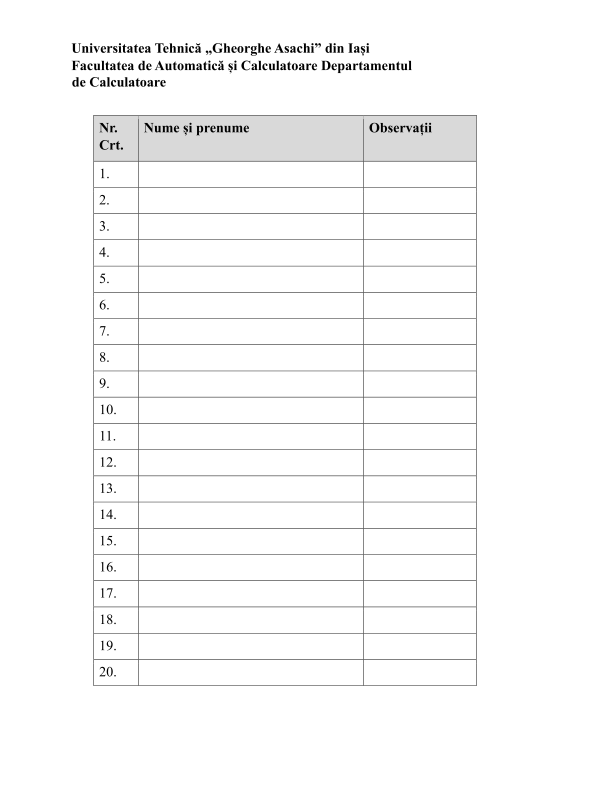
#> input picture Prezenta-1.png, 1224 x 1584 px (shown at 1/2 size)
$ python main.py
#> lines starting #> are read from the running program, lines starting #| are printed output that depends on the picture; after the words box and inside, x2 and y2 are one past the last pixel; in counts of white or black regions, pixels touching at a corner belong together; long printed decimals are rounded
import cv2
import numpy as np


# incarcam imaginea in format png/jpg
def incarca_imagine(image_path):
    img = cv2.imread(image_path)

    if img is None:
        print("Image Not Found")
        exit()

    return img


# conversie in grayscale si reducerea zgomotului
def preprocesare_blur(img):
    img_blur = cv2.GaussianBlur(img, (7, 7), 0)
    return img_blur

def preprocesare_gray(img):
    gri = cv2.cvtColor(img, cv2.COLOR_BGR2GRAY)
    return gri

# ordonarea colturilor, pentru a ajuta in procesul de corectie geometrica
def ordoneaza_puncte(pct):
    rect = np.zeros((4, 2), dtype="float32")

    # succesiunea in matrice este de stanga-sus, dreapta-sus, dreapta-jos, stanga-jos
    suma = pct.sum(axis=1)  # axis=1 pentru a face suma pe linie
    rect[0] = pct[np.argmin(suma)]  # punem stanga sus cea mai mica suma dintre x si y
    rect[2] = pct[np.argmax(suma)]  # punem dreapta jos cea mai mare suma dintre x si y
    diff = np.diff(pct, axis=1)
    rect[1] = pct[np.argmin(diff)]  # punem dreapta sus cea mai mica diferenta dintre y si x
    rect[3] = pct[np.argmax(diff)]  # punem stanga jos cea mai mare diferenta dintre y si x

    return rect


def corectie_geometrica(img):
    # Pasul 1: Gasim FOAIA lucrand pe o copie micsorata cu raportul de aspect pastrat
    h, w = img.shape[:2]
    sc = 800 / max(h, w)
    mic = cv2.resize(img, None, fx=sc, fy=sc, interpolation=cv2.INTER_AREA)
    mic = preprocesare_blur(mic)

    # Calculam scorul de hartie (foaia e luminoasa si are B > R fata de lemn/parchet)
    b, g, r = [c.astype(np.float32) for c in cv2.split(mic)]
    gri_mic = preprocesare_gray(mic).astype(np.float32)
    scor = np.clip(gri_mic + 3 * (b - r), 0, 255).astype(np.uint8)

    # Binarizare Otsu si operatii morfologice pentru izolarea foii
    _, masca = cv2.threshold(scor, 0, 255, cv2.THRESH_BINARY + cv2.THRESH_OTSU)
    k = cv2.getStructuringElement(cv2.MORPH_RECT, (25, 25))
    masca = cv2.morphologyEx(masca, cv2.MORPH_CLOSE, k)
    masca = cv2.morphologyEx(masca, cv2.MORPH_OPEN, k)

    contururi, _ = cv2.findContours(masca, cv2.RETR_EXTERNAL, cv2.CHAIN_APPROX_SIMPLE)
    contururi = sorted(contururi, key=cv2.contourArea, reverse=True)[:5]

    pct_foaie = None
    for c in contururi:
        hull = cv2.convexHull(c)
        perimetru = cv2.arcLength(hull, True)
        for eps in (0.02, 0.03, 0.04, 0.05):
            aprox = cv2.approxPolyDP(hull, eps * perimetru, True)
            if len(aprox) == 4:
                pct_foaie = aprox.reshape(4, 2).astype("float32") / sc
                break
        if pct_foaie is not None:
            break

    if pct_foaie is None:
        pct_foaie = cv2.boxPoints(cv2.minAreaRect(contururi[0])).astype("float32") / sc

    # Indreptam foaia la format A4 portret (1240 x 1753)
    rect_foaie = ordoneaza_puncte(pct_foaie)
    (ss, ds, dj, sj) = rect_foaie
    lat = (np.linalg.norm(ds - ss) + np.linalg.norm(dj - sj)) / 2
    inal = (np.linalg.norm(sj - ss) + np.linalg.norm(dj - ds)) / 2
    if lat > inal:
        rect_foaie = np.roll(rect_foaie, -1, axis=0)

    W_foaie = 1240
    H_foaie = int(W_foaie * 297 / 210)
    dst_foaie = np.array([[0, 0], [W_foaie - 1, 0], [W_foaie - 1, H_foaie - 1], [0, H_foaie - 1]], dtype="float32")
    M_foaie = cv2.getPerspectiveTransform(rect_foaie, dst_foaie)
    foaie = cv2.warpPerspective(img, M_foaie, (W_foaie, H_foaie))

    # Pasul 2: Gasim si decupam TABELUL din foaia indreptata (900 x 1300)
    gri_foaie = preprocesare_gray(foaie)
    prag = cv2.adaptiveThreshold(gri_foaie, 255, cv2.ADAPTIVE_THRESH_GAUSSIAN_C, cv2.THRESH_BINARY_INV, 31, 8)
    hf, wf = prag.shape

    oriz = cv2.morphologyEx(prag, cv2.MORPH_OPEN, cv2.getStructuringElement(cv2.MORPH_RECT, (wf // 25, 1)))
    vert = cv2.morphologyEx(prag, cv2.MORPH_OPEN, cv2.getStructuringElement(cv2.MORPH_RECT, (1, hf // 50)))
    grila_tabel = cv2.dilate(cv2.add(oriz, vert), cv2.getStructuringElement(cv2.MORPH_RECT, (9, 9)))

    contururi_tabel, _ = cv2.findContours(grila_tabel, cv2.RETR_EXTERNAL, cv2.CHAIN_APPROX_SIMPLE)
    c_tabel = max(contururi_tabel, key=cv2.contourArea)
    pct_tabel = cv2.convexHull(c_tabel).reshape(-1, 2).astype("float32")
    rect_tabel = ordoneaza_puncte(pct_tabel)

    latime, inalt = 900, 1300
    dst_tabel = np.array([[0, 0], [latime - 1, 0], [latime - 1, inalt - 1], [0, inalt - 1]], dtype="float32")
    M_tabel = cv2.getPerspectiveTransform(rect_tabel, dst_tabel)

    # Returnam tabelul decupat si indreptat
    return cv2.warpPerspective(foaie, M_tabel, (latime, inalt))


def detectare_grila(imagine_transformata):
    grayscale = preprocesare_gray(imagine_transformata)

    # binarizare adaptiva (inversata: liniile devin albe pe fundal negru)
    prag = cv2.adaptiveThreshold(grayscale, 255, cv2.ADAPTIVE_THRESH_GAUSSIAN_C, cv2.THRESH_BINARY_INV, 31, 6)
    h, w = prag.shape

    kernel_oriz = cv2.getStructuringElement(cv2.MORPH_RECT, (w // 6, 1))
    orizontal = cv2.morphologyEx(prag, cv2.MORPH_OPEN, kernel_oriz)

    kernel_vert = cv2.getStructuringElement(cv2.MORPH_RECT, (1, h // 10))
    vert = cv2.morphologyEx(prag, cv2.MORPH_OPEN, kernel_vert)

    grid = cv2.add(orizontal, vert)
    return grid


# Functie ajutatoare pentru gasirea varfurilor liniilor din grila
def pozitii_linii(profil, min_dist, prag_rel):
    p = np.convolve(profil, np.ones(3) / 3, mode="same")
    t = prag_rel * p.max()
    poz = []
    for i in range(1, len(p) - 1):
        if p[i] >= t and p[i] >= p[i - 1] and p[i] >= p[i + 1]:
            if poz and i - poz[-1] < min_dist:
                if p[i] > p[poz[-1]]:
                    poz[-1] = i
            else:
                poz.append(i)
    return poz


def extrage_celule(grid):
    h, w = grid.shape

    # separam liniile orizontale si verticale din grid pentru a le calcula profilul
    oriz = cv2.morphologyEx(grid, cv2.MORPH_OPEN, cv2.getStructuringElement(cv2.MORPH_RECT, (w // 6, 1)))
    vert = cv2.morphologyEx(grid, cv2.MORPH_OPEN, cv2.getStructuringElement(cv2.MORPH_RECT, (1, h // 10)))

    ly = pozitii_linii(oriz.sum(axis=1).astype(float), h // 70, 0.2)
    lx = pozitii_linii(vert.sum(axis=0).astype(float), w // 20, 0.2)

    # completam eventualele linii orizontale lipsa
    pas = np.median(np.diff(ly[1:])) if len(ly) > 3 else h / 21
    ly_complet = [ly[0]]
    for i in range(1, len(ly)):
        gap = ly[i] - ly[i - 1]
        n = int(round(gap / pas))
        if i > 1 and n > 1:
            ly_complet += [int(ly[i - 1] + gap * k / n) for k in range(1, n)]
        ly_complet.append(ly[i])

    # salvam celulele in formatul [x, y, w, h] ca in codul initial
    celule = []
    for r in range(len(ly_complet) - 1):
        for c in range(len(lx) - 1):
            x = lx[c]
            y = ly_complet[r]
            latime_celula = lx[c + 1] - lx[c]
            inaltime_celula = ly_complet[r + 1] - ly_complet[r]
            celule.append([x, y, latime_celula, inaltime_celula])

    return celule


def suprapunere_celule(imagine_transformata, celule):
    img_cu_celule = imagine_transformata.copy()
    for (x, y, w, h) in celule:
        cv2.rectangle(img_cu_celule, (x + 2, y + 2), (x + w - 2, y + h - 2), (0, 255, 0), 2)

    return img_cu_celule


def calculeaza_acuratete_celule(celule):
    if not celule:
        return 0.0

    # extragem latimile si inaltimile tuturor celulelor detectate
    latimi = [w for (x, y, w, h) in celule]
    inaltimi = [h for (x, y, w, h) in celule]

    # calculam deviatia standard a inaltimilor randurilor
    # daca avem deviatia mica inseamna ca avem o acuratete mare
    medie_inaltime = np.mean(inaltimi)
    deviatie_std = np.std(inaltimi)

    # facem un scor estimativ
    coeficient_variatie = deviatie_std / medie_inaltime if medie_inaltime > 0 else 1

    scor_acuratete = max(0, min(100, (1 - coeficient_variatie) * 100))

    # verificam daca am detectat numarul asteptat de randuri
    numar_celule_gasite = len(celule)

    print(f"-> Numar total de celule detectate: {numar_celule_gasite}")
    print(f"-> Scorul de uniformitate a grilei: {scor_acuratete:.2f}%")

    return scor_acuratete


# functie mica pentru afisare la dimensiune potrivita pe ecran
def afiseaza_fereastra(titlu, img):
    sc = 800 / max(img.shape[:2])
    redim = cv2.resize(img, None, fx=sc, fy=sc) if sc < 1 else img
    cv2.imshow(titlu, redim)


def main():
    image_paths=["Prezenta-1.png","s1.png","s2.png","s3.png","s4.png","fundal_alb.png"]

    for image in image_paths:

        img = incarca_imagine(image)
#> in incarca_imagine, img is the input picture: shape (1584, 1224, 3); min 0, max 255, mean 249.2
        print("imagine incarcata")


        imagine_transformata = corectie_geometrica(img)
#> in corectie_geometrica, `_, masca = cv2.threshold(scor, 0, 255, cv2.THRESH_BINARY + cv2.THRESH_..`:
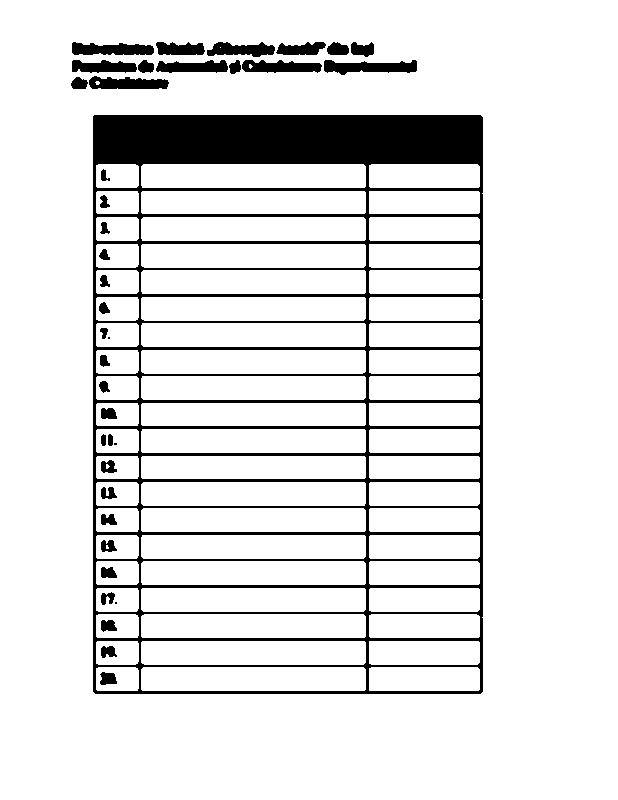
#> masca: shape (800, 618); 88.9% white; 39 black regions (3 under 20 px), largest, box (x1, y1, x2, y2) and area: (93, 115, 483, 694) 45452, (324, 60, 417, 75) 910, (72, 42, 154, 55) 822
#> in corectie_geometrica, `masca = cv2.morphologyEx(masca, cv2.MORPH_CLOSE, k)`:
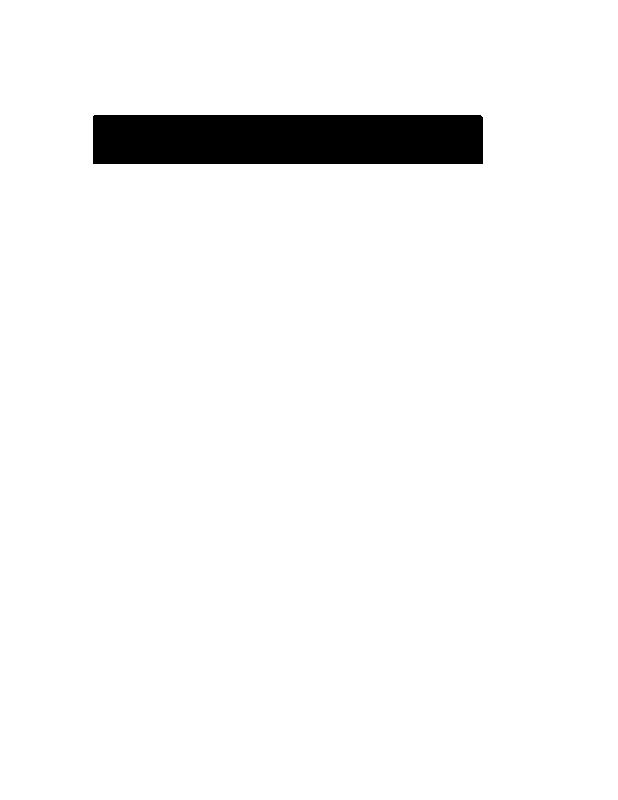
#> masca: shape (800, 618); 96.1% white; 1 black region, box (x1, y1, x2, y2) and area: (93, 115, 483, 164) 19106
#> in corectie_geometrica, `contururi, _ = cv2.findContours(masca, cv2.RETR_EXTERNAL, cv2.CHAIN_AP..`: contururi = [[[0, 0], [0, 799], [617, 799], [617, 0]]]
#> the loop in corectie_geometrica, `for c in contururi:` made 1 pass
#> (c, hull, perimetru) on pass 1: ([[0, 0], [0, 799], [617, 799], [617, 0]], [[617, 0], [617, 799], [0, 799], [0, 0]], 2832)
#> in corectie_geometrica, `foaie = cv2.warpPerspective(img, M_foaie, (W_foaie, H_foaie))`:
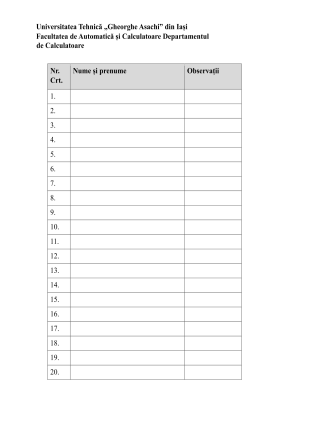
#> foaie: shape (1753, 1240, 3) (shown at 1/4 size); min 0, max 255, mean 249.2
#> in corectie_geometrica, `grila_tabel = cv2.dilate(cv2.add(oriz, vert), cv2.getStructuringElemen..`:
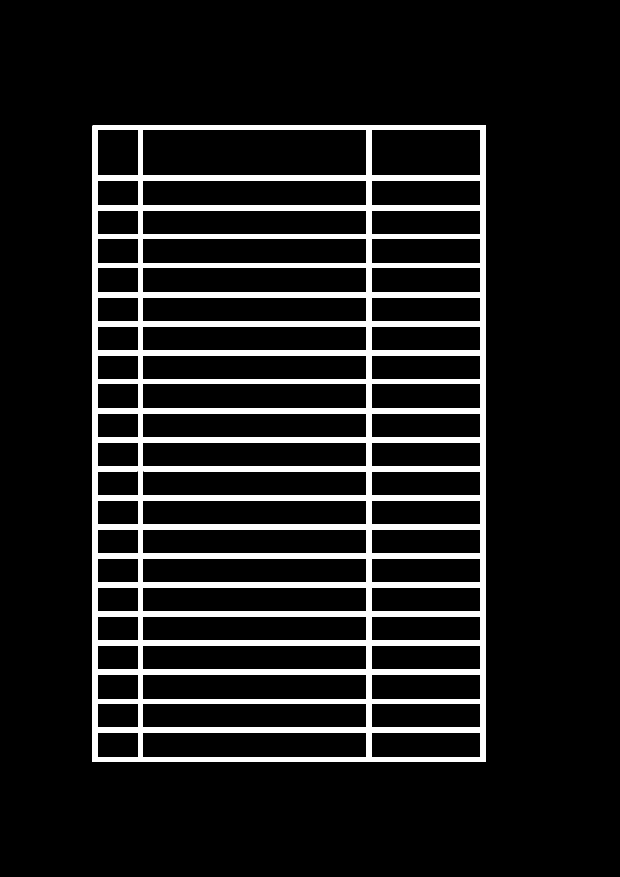
#> grila_tabel: shape (1753, 1240) (shown at 1/2 size); 10.3% white; 1 white region
#> in corectie_geometrica, `contururi_tabel, _ = cv2.findContours(grila_tabel, cv2.RETR_EXTERNAL, ..`: contururi_tabel = 1 contour; box (x1, y1, x2, y2) and area: (185, 250, 972, 1524) 999322
#> in corectie_geometrica, `c_tabel = max(contururi_tabel, key=cv2.contourArea)`: c_tabel = contour of 11 points, box (x1, y1, x2, y2) (185, 250, 972, 1524), area 999322
#> in corectie_geometrica, `pct_tabel = cv2.convexHull(c_tabel).reshape(-1, 2).astype("float32")`: pct_tabel = [[970, 250], [971, 251], [971, 1522], [970, 1523], [185, 1523], [185, 251], [186, 250]]
#> in corectie_geometrica, `rect_tabel = ordoneaza_puncte(pct_tabel)`: rect_tabel = [[185, 251], [970, 250], [971, 1522], [185, 1523]]
#> in corectie_geometrica, `M_tabel = cv2.getPerspectiveTransform(rect_tabel, dst_tabel)`: M_tabel = [[1.15, -1.4e-18, -211.9], [0.0013, 1.02, -257], [2.55e-09, 1e-06, 1]]
        print("corectie_geometrica")

        grid = detectare_grila(imagine_transformata)
#> in detectare_grila, `grid = cv2.add(orizontal, vert)`:
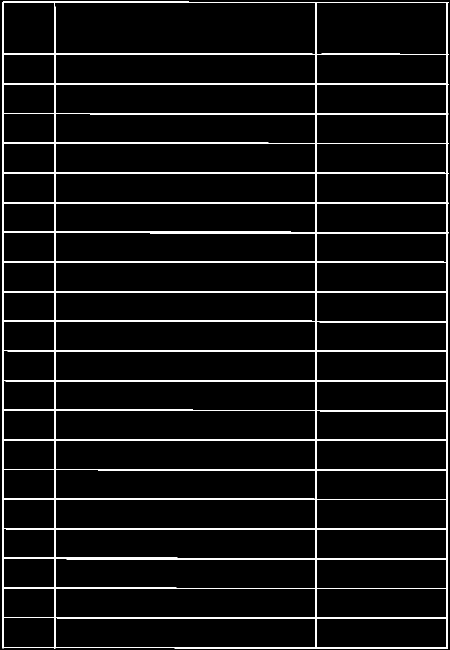
#> grid: shape (1300, 900) (shown at 1/2 size); 5.8% white; 1 white region, box (x1, y1, x2, y2) and area: (4, 3, 897, 1298) 68379
        print("detectare grila")

        celule = extrage_celule(grid)
#> in pozitii_linii, `p = np.convolve(profil, np.ones(3) / 3, mode="same")`: p = 1300 values, max 226780 at index 583, min 0 at index 0, mean 10616
#> in pozitii_linii, `t = prag_rel * p.max()`: t = 45356
#> after the loop in pozitii_linii, `for i in range(1, len(p) - 1):`: poz = [4, 108, 168, 227, 286, 346, 405, 465, 524, 583, 642, 701, 761, 820, 879, 939, 998, 1057, 1117, 1176, 1235, 1295]
#> in extrage_celule, `ly = pozitii_linii(oriz.sum(axis=1).astype(float), h // 70, 0.2)`: ly has the same summary as poz in pozitii_linii
#> in extrage_celule, `lx = pozitii_linii(vert.sum(axis=0).astype(float), w // 20, 0.2)`: lx = [5, 109, 632, 893]
#> in extrage_celule, `pas = np.median(np.diff(ly[1:])) if len(ly) > 3 else h / 21`: pas = 59
#> in extrage_celule, `ly_complet = [ly[0]]`: ly_complet = [4]
#> the loop in extrage_celule, `for i in range(1, len(ly)):` made 21 passes
#> (gap, n) on passes 1 to 8: (104, 2), (60, 1), (59, 1), (59, 1), (60, 1), (59, 1), (60, 1), (59, 1)
#> after the loop in extrage_celule, `for i in range(1, len(ly)):`: ly_complet has the same summary as poz in pozitii_linii
#> the loop in extrage_celule, `for r in range(len(ly_complet) - 1):` made 21 passes
#> after the loop in extrage_celule, `for r in range(len(ly_complet) - 1):`: celule = 63 items, first 6: [5, 4, 104, 104], [109, 4, 523, 104], [632, 4, 261, 104], [5, 108, 104, 60], [109, 108, 523, 60], [632, 108, 261, 60]
        print("extrage celule")

        print("afisare rezultate")

        afiseaza_fereastra("Imagine initiala", img)
        cv2.waitKey(0)

        afiseaza_fereastra("Imagine corectata", imagine_transformata)
        cv2.waitKey(0)

        afiseaza_fereastra("Imagine grila", grid)
        cv2.waitKey(0)

        img_cu_celule = suprapunere_celule(imagine_transformata, celule)
#> the loop in suprapunere_celule, `for (x, y, w, h) in celule:` made 63 passes
#> after the loop in suprapunere_celule, `for (x, y, w, h) in celule:`:
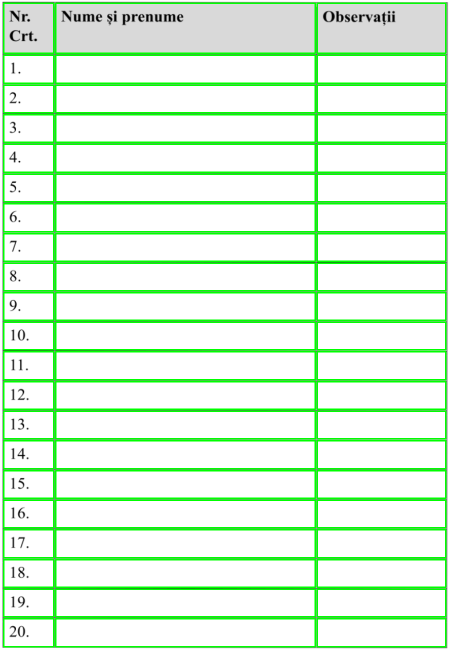
#> img_cu_celule: shape (1300, 900, 3) (shown at 1/2 size); mean B, G, R 219.5, 248.2, 219.5
        afiseaza_fereastra("Imagine cu Celule identificate", img_cu_celule)
#> call 4 of afiseaza_fereastra, with titlu = 'Imagine cu Celule identificate'
#> in afiseaza_fereastra (call 4), `redim = cv2.resize(img, None, fx=sc, fy=sc) if sc < 1 else img`:
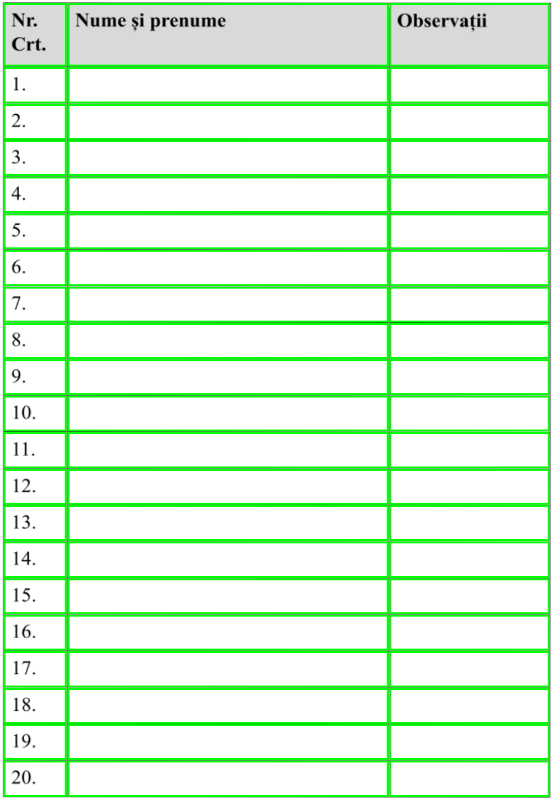
#> redim: shape (800, 554, 3); mean B, G, R 219.4, 248.2, 219.4
        cv2.waitKey(0)

        scor_acuratete = calculeaza_acuratete_celule(celule)
#> in calculeaza_acuratete_celule, `latimi = [w for (x, y, w, h) in celule]`: latimi = 63 values, max 523 at index 1, min 104 at index 0, mean 296
#> in calculeaza_acuratete_celule, `inaltimi = [h for (x, y, w, h) in celule]`: inaltimi = 63 values, max 104 at index 0, min 59 at index 6, mean 61.48
#> in calculeaza_acuratete_celule, `medie_inaltime = np.mean(inaltimi)`: medie_inaltime = 61.48
#> in calculeaza_acuratete_celule, `deviatie_std = np.std(inaltimi)`: deviatie_std = 9.52
#> in calculeaza_acuratete_celule, `coeficient_variatie = deviatie_std / medie_inaltime if medie_inaltime ..`: coeficient_variatie = 0.155
#> in calculeaza_acuratete_celule, `scor_acuratete = max(0, min(100, (1 - coeficient_variatie) * 100))`: scor_acuratete = 84.51
#> in calculeaza_acuratete_celule, `numar_celule_gasite = len(celule)`: numar_celule_gasite = 63
#| -> Numar total de celule detectate: 63
#| -> Scorul de uniformitate a grilei: 84.51%
#> scor_acuratete = 84.51
        print(scor_acuratete)
#| 84.514
        print()

        cv2.waitKey(0)
        cv2.destroyAllWindows()


if __name__ == "__main__":
    main()
